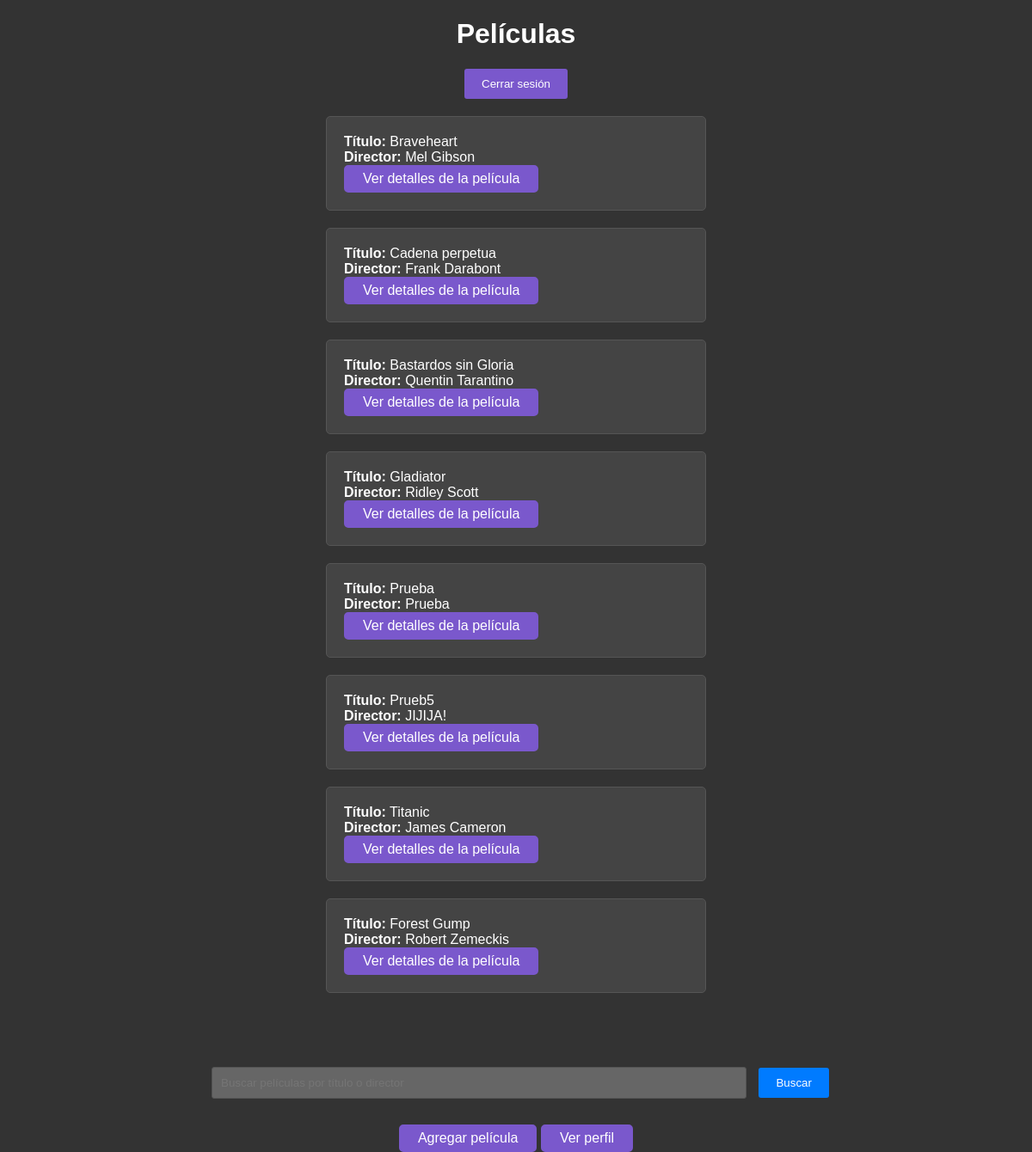
Screenshot of / (signed in) with the database file from the repository.
### pelis_crud/models.py (models this page shows, shortened)
class Pelicula(models.Model):
    id = models.IntegerField(primary_key=True)
    titulo = models.CharField(max_length=200)
    director = models.CharField(max_length=100)
    usuario = models.ForeignKey(Usuario, on_delete=models.CASCADE, default=None, null=True)

### pelis_crud/views.py (the view)
# urls.py: 2. Add a URL to urlpatterns:  path('', views.home, name='home')
@login_required(login_url='/login')
def home(request):
    peliculas = Pelicula.objects.order_by('?')[:8]
    return render(request, 'home.html', {'peliculas': peliculas})

### pelis_crud/templates/home.html (shortened to what this page needs)
<!DOCTYPE html>
<html lang="en">
<head>
</head>
<body>
    <h1>Películas</h1>
    <form action="{% url 'logout' %}" method="post">
        <button id="logout" type="submit">Cerrar sesión</button>
    </form>
    <ul>
        {% for pelicula in peliculas %}
        <li>
            <strong>Título:</strong> {{ pelicula.titulo }}<br>
            <strong>Director:</strong> {{ pelicula.director }}<br>
            <a href="{% url 'pelicula' pelicula.id %}">Ver detalles de la película</a>
        </li>
        {% endfor %}
    </ul>
    <br><br>
    <form method="get" action="{% url 'buscar' %}">
        <input type="text" name="q" value="{{ request.GET.q }}" placeholder="Buscar películas por título o director">
        <button type="submit">Buscar</button>
    </form>
    <a href="{% url 'agregar_pelicula' %}">Agregar película</a>
    <a href="{% url 'ver_perfil' %}">Ver perfil</a>
</body>
</html>

### pelis_crud/templates/home.html (style rules this page uses)
body { background-color: #333; color: #fff; font-family: Arial, sans-serif; text-align: center; margin: 0; padding: 0; }
h1 { color: #fff; }
ul { list-style: none; padding: 0; }
li { background-color: #444; border: 1px solid #555; border-radius: 5px; max-width: 400px; margin: 0 auto; padding: 20px; margin-bottom: 20px; text-align: left; }
strong { color: #ffffff; }
a { display: inline-block; padding: 5px 20px; background-color: #7a58cc; color: #fff; text-decoration: none; border: 2px solid #7a58cc; border-radius: 5px; transition: background-color 0.3s, border-color 0.3s; }
#logout { background-color: #7a58cc; color: #fff; padding: 10px 20px; border: none; border-radius: 3px; cursor: pointer; transition: background-color 0.3s; }
form { margin: 20px 0; }
input[type="text"] { width: 50%; padding: 10px; margin: 10px; border: 1px solid #555; border-radius: 3px; background-color: #666; color: #fff; }
button { background-color: #007BFF; color: #fff; padding: 10px 20px; border: none; border-radius: 3px; cursor: pointer; transition: background-color 0.3s; }

### rows the page displays
Pelicula: titulo "Braveheart", director "Mel Gibson"
Pelicula: titulo "Cadena perpetua", director "Frank Darabont"
Pelicula: titulo "Bastardos sin Gloria", director "Quentin Tarantino"
Pelicula: titulo "Gladiator", director "Ridley Scott"
Pelicula: titulo "Prueba", director "Prueba"
Pelicula: titulo "Prueb5", director "JIJIJA!"
Pelicula: titulo "Titanic", director "James Cameron"
Pelicula: titulo "Forest Gump", director "Robert Zemeckis"
